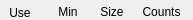
      <widget class="QWidget" name="widget_2" native="true">
       <property name="maximumSize">
        <size>
         <width>16777215</width>
         <height>20</height>
        </size>
       </property>
       <widget class="caLabel" name="caLabel_9">
        <property name="geometry">
         <rect>
          <x>139</x>
          <y>4</y>
          <width>45</width>
          <height>15</height>
         </rect>
        </property>
        <property name="frameShape">
         <enum>QFrame::NoFrame</enum>
        </property>
        <property name="text">
         <string>Counts</string>
        </property>
        <property name="alignment">
         <set>Qt::AlignAbsolute|Qt::AlignCenter|Qt::AlignHCenter|Qt::AlignVCenter</set>
        </property>
        <property name="fontScaleMode">
         <enum>ESimpleLabel::WidthAndHeight</enum>
        </property>
        <property name="foreground">
         <color>
          <red>0</red>
          <green>0</green>
          <blue>0</blue>
         </color>
        </property>
        <property name="background">
         <color alpha="0">
          <red>0</red>
          <green>0</green>
          <blue>0</blue>
         </color>
        </property>
       </widget>
       <widget class="caLabel" name="caLabel_13">
        <property name="geometry">
         <rect>
          <x>48</x>
          <y>4</y>
          <width>40</width>
          <height>15</height>
         </rect>
        </property>
        <property name="frameShape">
         <enum>QFrame::NoFrame</enum>
        </property>
        <property name="text">
         <string>Min</string>
        </property>
        <property name="alignment">
         <set>Qt::AlignAbsolute|Qt::AlignCenter|Qt::AlignHCenter|Qt::AlignVCenter</set>
        </property>
        <property name="fontScaleMode">
         <enum>ESimpleLabel::WidthAndHeight</enum>
        </property>
        <property name="foreground">
         <color>
          <red>0</red>
          <green>0</green>
          <blue>0</blue>
         </color>
        </property>
        <property name="background">
         <color alpha="0">
          <red>0</red>
          <green>0</green>
          <blue>0</blue>
         </color>
        </property>
       </widget>
       <widget class="caLabel" name="caLabel_14">
        <property name="geometry">
         <rect>
          <x>92</x>
          <y>4</y>
          <width>40</width>
          <height>15</height>
         </rect>
        </property>
        <property name="frameShape">
         <enum>QFrame::NoFrame</enum>
        </property>
        <property name="text">
         <string>Size</string>
        </property>
        <property name="alignment">
         <set>Qt::AlignAbsolute|Qt::AlignCenter|Qt::AlignHCenter|Qt::AlignVCenter</set>
        </property>
        <property name="fontScaleMode">
         <enum>ESimpleLabel::WidthAndHeight</enum>
        </property>
        <property name="foreground">
         <color>
          <red>0</red>
          <green>0</green>
          <blue>0</blue>
         </color>
        </property>
        <property name="background">
         <color alpha="0">
          <red>0</red>
          <green>0</green>
          <blue>0</blue>
         </color>
        </property>
       </widget>
       <widget class="caLabel" name="caLabel_15">
        <property name="geometry">
         <rect>
          <x>0</x>
          <y>5</y>
          <width>40</width>
          <height>15</height>
         </rect>
        </property>
        <property name="frameShape">
         <enum>QFrame::NoFrame</enum>
        </property>
        <property name="text">
         <string>Use</string>
        </property>
        <property name="alignment">
         <set>Qt::AlignAbsolute|Qt::AlignCenter|Qt::AlignHCenter|Qt::AlignVCenter</set>
        </property>
        <property name="fontScaleMode">
         <enum>ESimpleLabel::WidthAndHeight</enum>
        </property>
        <property name="foreground">
         <color>
          <red>0</red>
          <green>0</green>
          <blue>0</blue>
         </color>
        </property>
        <property name="background">
         <color alpha="0">
          <red>0</red>
          <green>0</green>
          <blue>0</blue>
         </color>
        </property>
       </widget>
      </widget>
